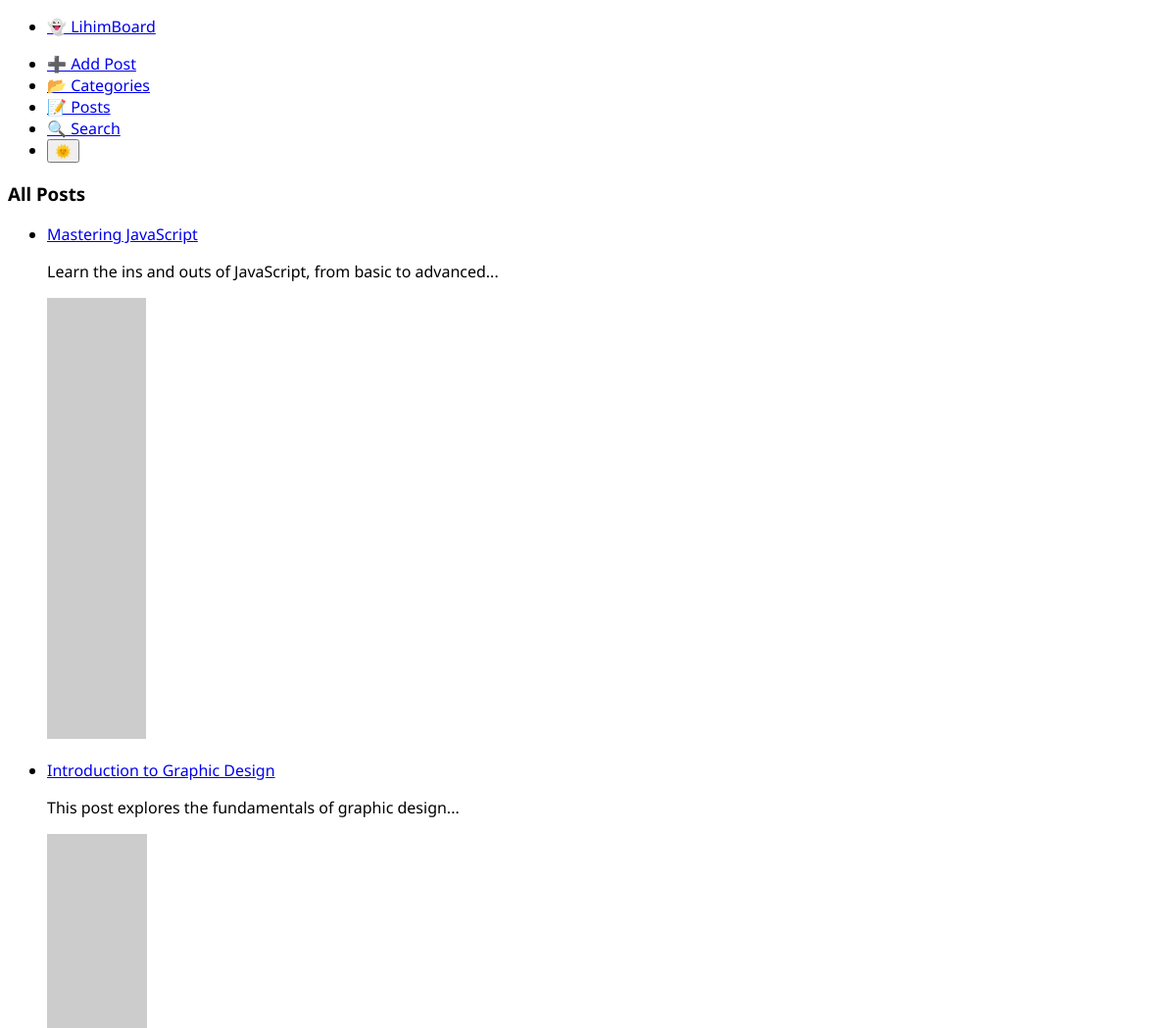
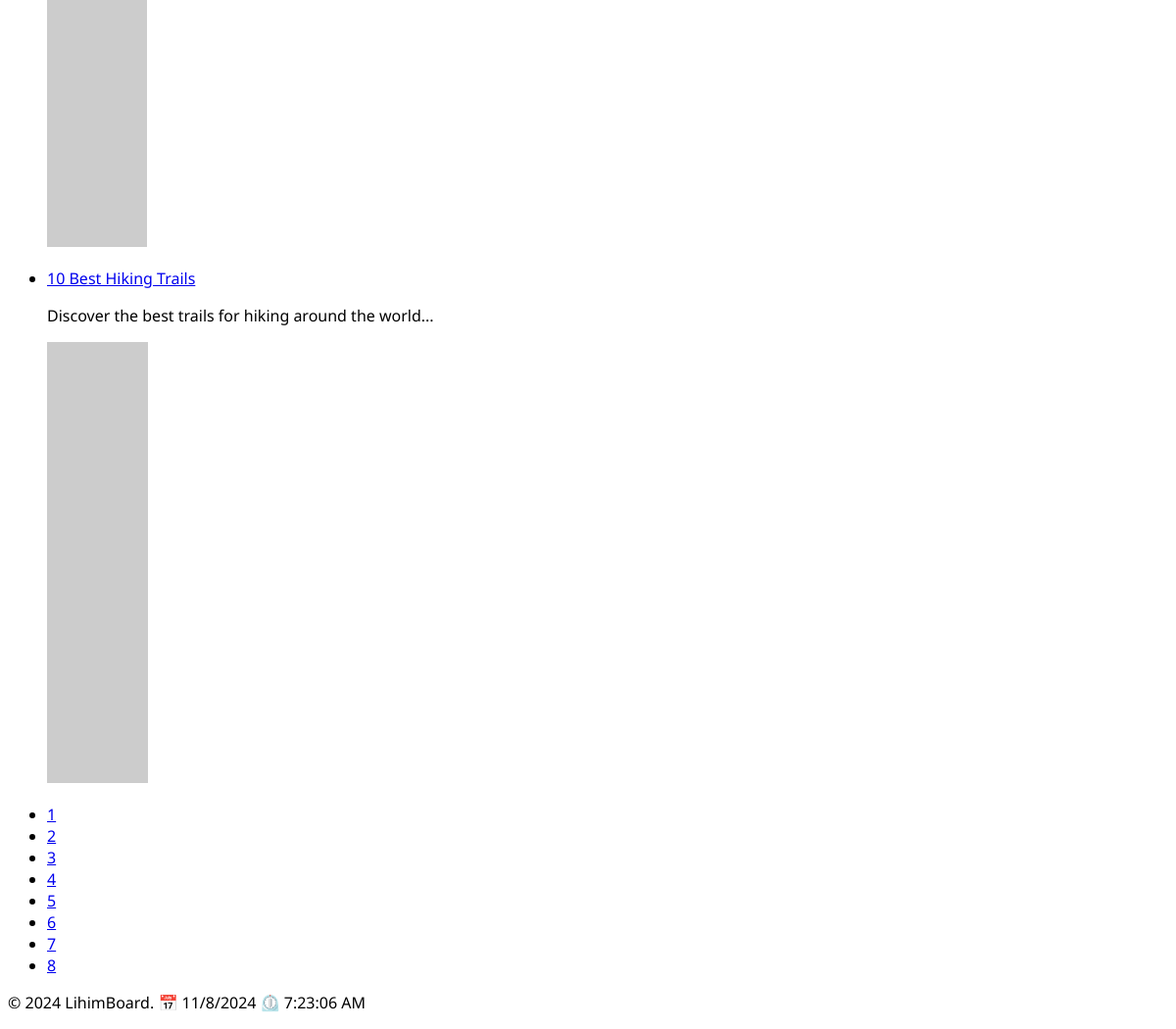
The page /posts on the database its author committed (2 pictures, top to bottom).
### tables this page shows
CREATE TABLE posts (
    post_id INT AUTO_INCREMENT PRIMARY KEY,
    title VARCHAR(255) NOT NULL,
    content TEXT NOT NULL,
    image_url VARCHAR(255),
    category_id INT,  
    created_at TIMESTAMP DEFAULT CURRENT_TIMESTAMP,
    FOREIGN KEY (category_id) REFERENCES categories(category_id) ON DELETE SET NULL
);

### src/Controllers/PostController.php (called while the page is built, shortened)
<?php
class PostController
{
    private $postModel;
    public function __construct(Post $postModel, Comment $commentModel, Category $categoryModel)
    {
        $this->postModel = $postModel;
    }
    public function index($limit = 3)
    {
        $page = isset($_GET['page']) ? (int)$_GET['page'] : 1;
        $offset = ($page - 1) * $limit;
        $posts = $this->postModel->getPaginated($limit, $offset);
        $totalPosts = $this->postModel->countAllPosts();
        $totalPages = ceil($totalPosts / $limit);
        require __DIR__ . '/../Views/posts.php';
    }
}

### src/routes.php (called while the page is built, shortened)
<?php
 $router->add('/', function () use ($db) {
    ControllerFactory::getHomeController($db)->index();
 });
 $router->add('/about', function () use ($db) {
    ControllerFactory::getHomeController($db)->about();
 });
 $router->add('/search', function () use ($db) {
    $tripcode = $_GET['tripcode'] ?? '';
    ControllerFactory::getPostController($db)->search($tripcode);
 });
 $router->add('/categories', function () use ($db) {
    ControllerFactory::getHomeController($db)->categories();
 });
 $router->add('/category/{id}', function ($categoryId) use ($db) {
    if (is_numeric($categoryId)) {
        ControllerFactory::getCategoryController($db)->show($categoryId);
    } else {
        http_response_code(404);
        ControllerFactory::getHomeController($db)->notFound();
    }
 });
 $router->add('/post', function () use ($db) {
    $postId = $_GET['id'] ?? null;
    if (is_numeric($postId)) {
        ControllerFactory::getPostController($db)->show($postId);
    } else {
        http_response_code(404);
        ControllerFactory::getHomeController($db)->notFound();
    }
 });
 $router->add('/posts', function () use ($db) {
    ControllerFactory::getPostController($db)->index();
 });

### src/Router.php (called while the page is built, shortened)
<?php
class Router
{
    private $routes = [];
    public function add($pattern, $callback)
    {
        $this->routes[$pattern] = $callback;
    }
    public function dispatch($uri)
    {
        $uri = filter_var($uri, FILTER_SANITIZE_URL);
        foreach ($this->routes as $pattern => $callback) {
            if ($pattern === $uri) {
                return call_user_func($callback);
            } elseif (preg_match('/\{(\w+)\}/', $pattern, $matches)) {
                $pattern = preg_replace('/\{(\w+)\}/', '(\d+)', $pattern);
                if (preg_match('#^' . $pattern . '$#', $uri, $paramMatches)) {
                    return call_user_func_array($callback, array_slice($paramMatches, 1));
                }
            }
        }
    }
}

### public/index.php (called while the page is built, shortened)
<?php
require_once __DIR__ . '/../config/config.php';
$router = new Router();
require_once __DIR__ . '/../src/routes.php';
$uri = parse_url($_SERVER['REQUEST_URI'], PHP_URL_PATH);
$router->dispatch($uri);

### src/Models/Post.php (called while the page is built, shortened)
<?php
class Post
{
    private $db;
    public function __construct(\App\Database $db)
    {
        $this->db = $db;
    }
    public function getPaginated($limit, $offset)
    {
        $limit = (int)$limit;
        $offset = (int)$offset;
        $stmt = $this->db->query("SELECT * FROM posts ORDER BY created_at DESC LIMIT $limit OFFSET $offset");
        return $stmt->fetchAll(\PDO::FETCH_ASSOC);
    }
    public function countAllPosts()
    {
        $stmt = $this->db->query("SELECT COUNT(*) as total FROM posts");
        return $stmt->fetch(\PDO::FETCH_ASSOC)['total'];
    }
}

### src/Database.php (called while the page is built, shortened)
<?php
class Database
{
    private $connection;
    private function __construct($host, $dbname, $username, $password)
    {
        try {
            $this->connection = new PDO("mysql:host=$host;dbname=$dbname;charset=utf8mb4", $username, $password);
            $this->connection->setAttribute(PDO::ATTR_ERRMODE, PDO::ERRMODE_EXCEPTION);
        } catch (PDOException $e) {
            throw new \Exception('Database connection failed: ' . $e->getMessage());
        }
    }
    public function query($sql, $params = [])
    {
        try {
            $stmt = $this->connection->prepare($sql);
            $stmt->execute($params);
            return $stmt;
        } catch (PDOException $e) {
            throw new \Exception('Query failed: ' . $e->getMessage());
        }
    }
}

### src/Views/posts.php (the view, shortened to what this page needs)
<!DOCTYPE html>
<html lang="en">
<?php
include 'partials/head.php';
?>
<body>
    <main>
        <?php include 'partials/nav.php'; ?>
        <h3>All Posts</h3>
        <?php if (!empty($posts)) : ?>
            <ul>
                <?php foreach ($posts as $post) : ?>
                    <article>
                        <li>
                            <p><a href="/post?id=<?= htmlspecialchars($post['post_id']) ?>"><?= htmlspecialchars($post['title']) ?></a></p>
                            <p><?= htmlspecialchars($post['content']) ?></p>
                            <?php if (!empty($post['image_url'])) : ?>
                                <img src="<?= htmlspecialchars($post['image_url']) ?>" alt="Post Image">
                            <?php endif; ?>
                        </li>
                    </article>
                <?php endforeach; ?>
            </ul>
        <?php else : ?>
            <p>😢 No posts available.</p>
        <?php endif; ?>
        <?php if ($totalPages > 1) : ?>
            <nav>
                <ul class="pagination">
                    <?php for ($i = 1; $i <= $totalPages; $i++) : ?>
                        <li><a href="?page=<?= $i ?>" style="<?php echo isset($_GET['page']) && $_GET['page'] == $i ? 'text-decoration: underline;' : ''; ?>"><?= $i ?></a></li>
                    <?php endfor; ?>
                </ul>
            </nav>
        <?php endif; ?>
    </main>
    <?php require 'partials/footer.php'; ?>
</body>
</html>

### src/Views/partials/head.php (shortened to what this page needs)
<head>
    <link
        id="theme-stylesheet"
        rel="stylesheet"
        href="https://cdn.jsdelivr.net/npm/@picocss/pico@2/css/pico.classless.sand.min.css">
    <link rel="stylesheet" href="/assets/css/index.css">
</head>

### src/Views/partials/nav.php
<nav>
    <ul>
        <li>
            <a href="/" style="<?php echo $_SERVER['REQUEST_URI'] == '/' ? 'text-decoration: underline;' : ''; ?>">👻 LihimBoard</a>
        </li>
    </ul>
    <ul>
        <li>
            <a href="/add" style="<?php echo $_SERVER['REQUEST_URI'] == '/add' ? 'text-decoration: underline;' : ''; ?>">➕ Add Post</a>
        </li>
        <li>
            <a href="/categories" style="<?php echo $_SERVER['REQUEST_URI'] == '/categories' ? 'text-decoration: underline;' : ''; ?>">📂 Categories</a>
        </li>
        <li>
            <a href="/posts" style="<?php echo $_SERVER['REQUEST_URI'] == '/posts' ? 'text-decoration: underline;' : ''; ?>">📝 Posts</a>
        </li>
        <li>
            <a href="/search" style="<?php echo $_SERVER['REQUEST_URI'] == '/search' ? 'text-decoration: underline;' : ''; ?>">🔍 Search</a>
        </li>
        <li>
            <button id="theme-toggle-button" onclick="toggleTheme()">🌞</button>
        </li>
    </ul>
</nav>

### src/Views/partials/footer.php
<footer>
    <p>&copy; <?php echo date('Y'); ?> LihimBoard. <span id="current-date-time"></span></p>
</footer>

### public/assets/css/index.css (style rules this page uses)
* { font-family: 'Noto Sans', "sans-serif"; }
html { transition: background-color 0.3s ease, color 0.3s ease; }
body { transition: background-color 0.5s ease-in-out, color 0.5s ease-in-out; }

### rows shown on the page
posts: title "Mastering JavaScript", content "Learn the ins and outs of JavaScript, from basic to advanced..."
posts: title "Introduction to Graphic Design", content "This post explores the fundamentals of graphic design..."
posts: title "10 Best Hiking Trails", content "Discover the best trails for hiking around the world..."
